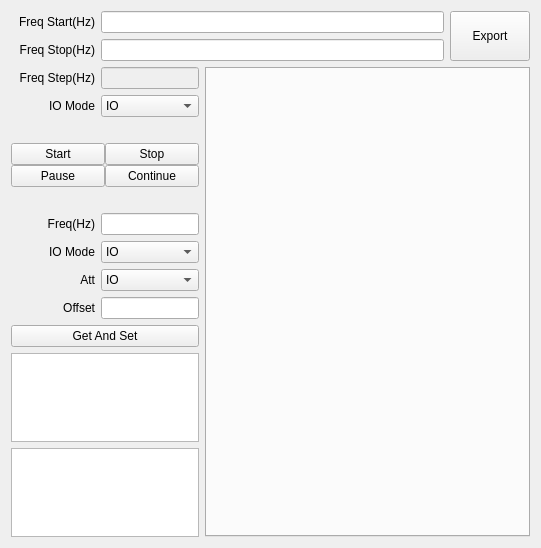
<?xml version="1.0" encoding="UTF-8"?>
<ui version="4.0">
 <class>QCalRXAttDlg</class>
 <widget class="QWidget" name="QCalRXAttDlg">
  <property name="geometry">
   <rect>
    <x>0</x>
    <y>0</y>
    <width>541</width>
    <height>548</height>
   </rect>
  </property>
  <property name="windowTitle">
   <string>Form</string>
  </property>
  <layout class="QVBoxLayout" name="verticalLayout_2" stretch="0,1">
   <item>
    <layout class="QHBoxLayout" name="horizontalLayout1" stretch="10,1">
     <item>
      <layout class="QVBoxLayout" name="verticalLayoutFreqStarStop">
       <item>
        <layout class="QHBoxLayout" name="horizontalLayoutFreqStar">
         <item>
          <widget class="QLabel" name="labelFreqStar">
           <property name="sizePolicy">
            <sizepolicy hsizetype="Fixed" vsizetype="Fixed">
             <horstretch>0</horstretch>
             <verstretch>0</verstretch>
            </sizepolicy>
           </property>
           <property name="minimumSize">
            <size>
             <width>84</width>
             <height>16</height>
            </size>
           </property>
           <property name="text">
            <string>Freq Start(Hz)</string>
           </property>
           <property name="alignment">
            <set>Qt::AlignRight|Qt::AlignTrailing|Qt::AlignVCenter</set>
           </property>
           <property name="buddy">
            <cstring>lineEditFreqStar</cstring>
           </property>
          </widget>
         </item>
         <item>
          <widget class="QLineEdit" name="lineEditFreqStar"/>
         </item>
        </layout>
       </item>
       <item>
        <layout class="QHBoxLayout" name="horizontalLayoutFreqStop">
         <item>
          <widget class="QLabel" name="labelFreqStop">
           <property name="sizePolicy">
            <sizepolicy hsizetype="Fixed" vsizetype="Fixed">
             <horstretch>0</horstretch>
             <verstretch>0</verstretch>
            </sizepolicy>
           </property>
           <property name="minimumSize">
            <size>
             <width>84</width>
             <height>16</height>
            </size>
           </property>
           <property name="text">
            <string>Freq Stop(Hz)</string>
           </property>
           <property name="alignment">
            <set>Qt::AlignRight|Qt::AlignTrailing|Qt::AlignVCenter</set>
           </property>
           <property name="buddy">
            <cstring>lineEditFreqStop</cstring>
           </property>
          </widget>
         </item>
         <item>
          <widget class="QLineEdit" name="lineEditFreqStop"/>
         </item>
        </layout>
       </item>
      </layout>
     </item>
     <item>
      <widget class="QPushButton" name="pushButtonExport">
       <property name="sizePolicy">
        <sizepolicy hsizetype="Expanding" vsizetype="Expanding">
         <horstretch>0</horstretch>
         <verstretch>0</verstretch>
        </sizepolicy>
       </property>
       <property name="text">
        <string>Export</string>
       </property>
      </widget>
     </item>
    </layout>
   </item>
   <item>
    <layout class="QHBoxLayout" name="horizontalLayout" stretch="1,10">
     <item>
      <layout class="QVBoxLayout" name="verticalLayout">
       <item>
        <layout class="QHBoxLayout" name="horizontalLayoutFreqStep">
         <item>
          <widget class="QLabel" name="labelFreqStep">
           <property name="sizePolicy">
            <sizepolicy hsizetype="Fixed" vsizetype="Fixed">
             <horstretch>0</horstretch>
             <verstretch>0</verstretch>
            </sizepolicy>
           </property>
           <property name="minimumSize">
            <size>
             <width>84</width>
             <height>16</height>
            </size>
           </property>
           <property name="text">
            <string>Freq Step(Hz)</string>
           </property>
           <property name="alignment">
            <set>Qt::AlignRight|Qt::AlignTrailing|Qt::AlignVCenter</set>
           </property>
           <property name="buddy">
            <cstring>lineEditFreqStep</cstring>
           </property>
          </widget>
         </item>
         <item>
          <widget class="QLineEdit" name="lineEditFreqStep">
           <property name="enabled">
            <bool>false</bool>
           </property>
           <property name="sizePolicy">
            <sizepolicy hsizetype="Expanding" vsizetype="Fixed">
             <horstretch>0</horstretch>
             <verstretch>0</verstretch>
            </sizepolicy>
           </property>
           <property name="readOnly">
            <bool>true</bool>
           </property>
          </widget>
         </item>
        </layout>
       </item>
       <item>
        <layout class="QHBoxLayout" name="horizontalLayoutRefMethod_2" stretch="0,0">
         <item>
          <widget class="QLabel" name="labelCalIOMode">
           <property name="sizePolicy">
            <sizepolicy hsizetype="Fixed" vsizetype="Fixed">
             <horstretch>0</horstretch>
             <verstretch>0</verstretch>
            </sizepolicy>
           </property>
           <property name="minimumSize">
            <size>
             <width>84</width>
             <height>16</height>
            </size>
           </property>
           <property name="text">
            <string>IO Mode</string>
           </property>
           <property name="alignment">
            <set>Qt::AlignRight|Qt::AlignTrailing|Qt::AlignVCenter</set>
           </property>
           <property name="buddy">
            <cstring>lineEditFreqStep</cstring>
           </property>
          </widget>
         </item>
         <item>
          <widget class="QComboBox" name="comboBoxCalIOMode">
           <item>
            <property name="text">
             <string>IO</string>
            </property>
           </item>
           <item>
            <property name="text">
             <string>OUTPUT</string>
            </property>
           </item>
           <item>
            <property name="text">
             <string>IO+OUTPUT</string>
            </property>
           </item>
          </widget>
         </item>
        </layout>
       </item>
       <item>
        <spacer name="verticalSpacer1">
         <property name="orientation">
          <enum>Qt::Vertical</enum>
         </property>
         <property name="sizeType">
          <enum>QSizePolicy::Fixed</enum>
         </property>
         <property name="sizeHint" stdset="0">
          <size>
           <width>20</width>
           <height>20</height>
          </size>
         </property>
        </spacer>
       </item>
       <item>
        <layout class="QHBoxLayout" name="horizontalLayoutThreadCtrl">
         <property name="spacing">
          <number>0</number>
         </property>
         <item>
          <layout class="QVBoxLayout" name="verticalLayoutStarPaus">
           <property name="spacing">
            <number>0</number>
           </property>
           <item>
            <widget class="QPushButton" name="pushButtonStar">
             <property name="sizePolicy">
              <sizepolicy hsizetype="Expanding" vsizetype="Fixed">
               <horstretch>0</horstretch>
               <verstretch>0</verstretch>
              </sizepolicy>
             </property>
             <property name="text">
              <string>Start</string>
             </property>
            </widget>
           </item>
           <item>
            <widget class="QPushButton" name="pushButtonPaus">
             <property name="sizePolicy">
              <sizepolicy hsizetype="Expanding" vsizetype="Fixed">
               <horstretch>0</horstretch>
               <verstretch>0</verstretch>
              </sizepolicy>
             </property>
             <property name="text">
              <string>Pause</string>
             </property>
            </widget>
           </item>
          </layout>
         </item>
         <item>
          <layout class="QVBoxLayout" name="verticalLayoutStopCont">
           <property name="spacing">
            <number>0</number>
           </property>
           <item>
            <widget class="QPushButton" name="pushButtonStop">
             <property name="sizePolicy">
              <sizepolicy hsizetype="Expanding" vsizetype="Fixed">
               <horstretch>0</horstretch>
               <verstretch>0</verstretch>
              </sizepolicy>
             </property>
             <property name="text">
              <string>Stop</string>
             </property>
            </widget>
           </item>
           <item>
            <widget class="QPushButton" name="pushButtonCont">
             <property name="sizePolicy">
              <sizepolicy hsizetype="Expanding" vsizetype="Fixed">
               <horstretch>0</horstretch>
               <verstretch>0</verstretch>
              </sizepolicy>
             </property>
             <property name="text">
              <string>Continue</string>
             </property>
            </widget>
           </item>
          </layout>
         </item>
        </layout>
       </item>
       <item>
        <spacer name="verticalSpacer2">
         <property name="orientation">
          <enum>Qt::Vertical</enum>
         </property>
         <property name="sizeType">
          <enum>QSizePolicy::Fixed</enum>
         </property>
         <property name="sizeHint" stdset="0">
          <size>
           <width>20</width>
           <height>20</height>
          </size>
         </property>
        </spacer>
       </item>
       <item>
        <layout class="QHBoxLayout" name="horizontalLayoutFreq">
         <item>
          <widget class="QLabel" name="labelFreq">
           <property name="sizePolicy">
            <sizepolicy hsizetype="Fixed" vsizetype="Fixed">
             <horstretch>0</horstretch>
             <verstretch>0</verstretch>
            </sizepolicy>
           </property>
           <property name="minimumSize">
            <size>
             <width>84</width>
             <height>16</height>
            </size>
           </property>
           <property name="text">
            <string>Freq(Hz)</string>
           </property>
           <property name="alignment">
            <set>Qt::AlignRight|Qt::AlignTrailing|Qt::AlignVCenter</set>
           </property>
           <property name="buddy">
            <cstring>lineEditFreq</cstring>
           </property>
          </widget>
         </item>
         <item>
          <widget class="QLineEdit" name="lineEditFreq">
           <property name="sizePolicy">
            <sizepolicy hsizetype="Expanding" vsizetype="Fixed">
             <horstretch>0</horstretch>
             <verstretch>0</verstretch>
            </sizepolicy>
           </property>
          </widget>
         </item>
        </layout>
       </item>
       <item>
        <layout class="QHBoxLayout" name="horizontalLayoutDC_Q_2">
         <item>
          <widget class="QLabel" name="labelIOMode">
           <property name="sizePolicy">
            <sizepolicy hsizetype="Fixed" vsizetype="Fixed">
             <horstretch>0</horstretch>
             <verstretch>0</verstretch>
            </sizepolicy>
           </property>
           <property name="minimumSize">
            <size>
             <width>84</width>
             <height>16</height>
            </size>
           </property>
           <property name="text">
            <string>IO Mode</string>
           </property>
           <property name="alignment">
            <set>Qt::AlignRight|Qt::AlignTrailing|Qt::AlignVCenter</set>
           </property>
          </widget>
         </item>
         <item>
          <widget class="QComboBox" name="comboBoxIOMode">
           <item>
            <property name="text">
             <string>IO</string>
            </property>
           </item>
           <item>
            <property name="text">
             <string>OUTPUT</string>
            </property>
           </item>
          </widget>
         </item>
        </layout>
       </item>
       <item>
        <layout class="QHBoxLayout" name="horizontalLayoutDC_I">
         <item>
          <widget class="QLabel" name="labelAtt">
           <property name="sizePolicy">
            <sizepolicy hsizetype="Fixed" vsizetype="Fixed">
             <horstretch>0</horstretch>
             <verstretch>0</verstretch>
            </sizepolicy>
           </property>
           <property name="minimumSize">
            <size>
             <width>84</width>
             <height>16</height>
            </size>
           </property>
           <property name="text">
            <string>Att</string>
           </property>
           <property name="alignment">
            <set>Qt::AlignRight|Qt::AlignTrailing|Qt::AlignVCenter</set>
           </property>
          </widget>
         </item>
         <item>
          <widget class="QComboBox" name="comboBoxAtt">
           <item>
            <property name="text">
             <string>IO</string>
            </property>
           </item>
           <item>
            <property name="text">
             <string>OUTPUT</string>
            </property>
           </item>
          </widget>
         </item>
        </layout>
       </item>
       <item>
        <layout class="QHBoxLayout" name="horizontalLayoutFreq_2">
         <item>
          <widget class="QLabel" name="labelOffset">
           <property name="sizePolicy">
            <sizepolicy hsizetype="Fixed" vsizetype="Fixed">
             <horstretch>0</horstretch>
             <verstretch>0</verstretch>
            </sizepolicy>
           </property>
           <property name="minimumSize">
            <size>
             <width>84</width>
             <height>16</height>
            </size>
           </property>
           <property name="text">
            <string>Offset</string>
           </property>
           <property name="alignment">
            <set>Qt::AlignRight|Qt::AlignTrailing|Qt::AlignVCenter</set>
           </property>
           <property name="buddy">
            <cstring>lineEditFreq</cstring>
           </property>
          </widget>
         </item>
         <item>
          <widget class="QLineEdit" name="lineEditOffset">
           <property name="sizePolicy">
            <sizepolicy hsizetype="Expanding" vsizetype="Fixed">
             <horstretch>0</horstretch>
             <verstretch>0</verstretch>
            </sizepolicy>
           </property>
          </widget>
         </item>
        </layout>
       </item>
       <item>
        <widget class="QPushButton" name="pushButtonGetSet">
         <property name="sizePolicy">
          <sizepolicy hsizetype="Expanding" vsizetype="Fixed">
           <horstretch>0</horstretch>
           <verstretch>0</verstretch>
          </sizepolicy>
         </property>
         <property name="text">
          <string>Get And Set</string>
         </property>
        </widget>
       </item>
       <item>
        <widget class="QTableView" name="tableViewAttOP"/>
       </item>
       <item>
        <widget class="QTableView" name="tableViewAttIO"/>
       </item>
      </layout>
     </item>
     <item>
      <widget class="QCalR1CRXAttTabWidget" name="tabWidget"/>
     </item>
    </layout>
   </item>
  </layout>
 </widget>
 <customwidgets>
  <customwidget>
   <class>QCalR1CRXAttTabWidget</class>
   <extends>QTabWidget</extends>
   <header>q_cal_rx_att_tabwidget.h</header>
   <container>1</container>
  </customwidget>
 </customwidgets>
 <resources/>
 <connections/>
</ui>
